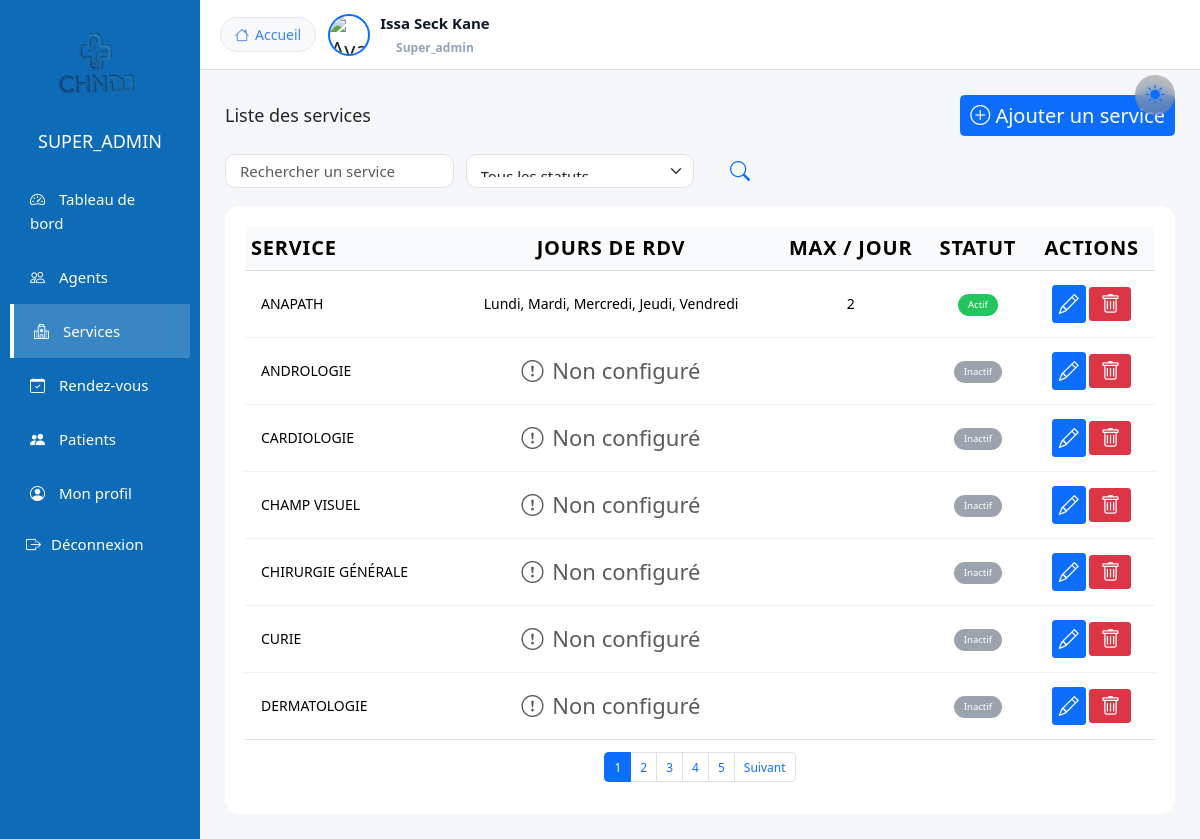
Screenshot of /views/admin.php?page=services (signed in) with the database file from the repository.
### tables this page shows
CREATE TABLE `agent` (
  `id` int(11) NOT NULL,
  `username` varchar(30) NOT NULL,
  `photo` varchar(255) DEFAULT NULL,
  `email` varchar(150) DEFAULT NULL,
  `prenom_agent` varchar(50) NOT NULL,
  `nom_agent` varchar(30) NOT NULL,
  `telephone_agent` varchar(20) NOT NULL,
  `password` varchar(255) NOT NULL,
  `status` int(11) NOT NULL,
  `role` enum('super_admin','admin','agent','medecin') NOT NULL,
  `created_at` datetime DEFAULT current_timestamp(),
  `updated_at` datetime DEFAULT current_timestamp() ON UPDATE current_timestamp(),
  `failed_attempts` int(11) NOT NULL DEFAULT 0,
  `locked_until` datetime DEFAULT NULL,
  `must_change_password` tinyint(1) DEFAULT 1
);

CREATE TABLE `service` (
  `codeService` varchar(6) NOT NULL,
  `designService` varchar(30) NOT NULL,
  `image` varchar(255) DEFAULT NULL,
  `description` text DEFAULT NULL
);

### views/admin.php (called while the page is built, shortened)
<?php
require 'admin_layout.php';

### views/services.php (the view, shortened to what this page needs)
<?php
$db = getConnection();
$search = $_GET['search'] ?? '';
$status = $_GET['status'] ?? '';
$limit = 7;
$pageNum = isset($_GET['p']) ? max(1, (int)$_GET['p']) : 1;
$offset = ($pageNum - 1) * $limit;
$countSql = "
    SELECT COUNT(DISTINCT s.codeService)
    FROM service s
    LEFT JOIN service_config sc ON sc.codeService = s.codeService
    WHERE s.designService LIKE :search
";
$countParams = ['search' => "%$search%"];
$stmtCount = $db->prepare($countSql);
$stmtCount->execute($countParams);
$totalServices = $stmtCount->fetchColumn();
$totalPages = ceil($totalServices / $limit);
$sql = "
    SELECT
        s.codeService,
        s.designService,
        sc.max_rdv_jour,
        sc.is_active,
        GROUP_CONCAT(DISTINCT sj.jour ORDER BY sj.jour SEPARATOR ', ') AS jours_rdv
    FROM service s
    LEFT JOIN service_config sc ON sc.codeService = s.codeService
    LEFT JOIN service_jour sj ON sj.codeService = s.codeService
    WHERE s.designService LIKE :search
";
$params = ['search' => "%$search%"];
$sql .= "
    GROUP BY s.codeService, s.designService, sc.max_rdv_jour, sc.is_active
    ORDER BY s.designService ASC
    LIMIT :limit OFFSET :offset
";
$stmt = $db->prepare($sql);
foreach ($params as $key => $value) {
    $stmt->bindValue(":$key", $value);
}
$stmt->bindValue(':limit', $limit, PDO::PARAM_INT);
$stmt->bindValue(':offset', $offset, PDO::PARAM_INT);
$stmt->execute();
$services = $stmt->fetchAll();
?>
<div class="d-flex justify-content-between align-items-center mb-4">
    <h4 class="mb-0">Liste des services</h4>
    <button class="btn btn-primary" data-bs-toggle="modal" data-bs-target="#addServiceModal">
        <i class="bi bi-plus-circle"></i> Ajouter un service
    </button>
</div>
<form method="GET" class="row g-3 align-items-center mb-4">
    <div class="col-md-3">
        <input
            type="text"
            name="search"
            class="form-control"
            placeholder="Rechercher un service"
            value="<?= htmlspecialchars($search) ?>"
        >
    </div>
    <div class="col-md-3">
        <select name="status" class="form-select">
            <option value="">Tous les statuts</option>
        </select>
    </div>
    <div class="col-md-1 d-grid">
        <button type="submit" class="btn  px-3" title="Rechercher" style="color: #0d6efd;">
          <i class="bi bi-search"></i>
        </button>
    </div>
</form>
<div
class="white">
<div class="card border-0 rounded-4">
  <div class="table-responsive">
    <table class="table table-hover align-middle mb-0 services-table">
      <thead class="text-uppercase small text-muted"  >
        <tr>
          <th>Service</th>
          <th class="text-center">Jours de RDV</th>
          <th class="text-center">Max / jour</th>
          <th class="text-center">Statut</th>
          <th class="text-center">Actions</th>
        </tr>
      </thead>
      <tbody>
            <?php foreach ($services as $service): ?>
            <tr>
              <td><?= htmlspecialchars($service['designService']) ?></td>
              <td class="text-center">
                <?= $service['jours_rdv']
                  ? htmlspecialchars($service['jours_rdv'])
                  : '<span class="text-muted"><i class="bi bi-exclamation-circle me-1"></i> Non configuré </span>'
                ?>
              </td>
              <td class="text-center"><?= $service['max_rdv_jour'] ?></td>
              <td class="text-center">
                  <?php if ($service['is_active'] == 1): ?>
                      <span class="badge rounded-pill bg-success">Actif</span>
                  <?php else: ?>
                      <span class="badge rounded-pill bg-secondary">Inactif</span>
                  <?php endif; ?>
              </td>
              <td class="text-center">
                <button
                  class="btn btn-sm btn-primary"
                  data-bs-toggle="modal"
                  data-bs-target="#editServiceModal<?= $service['codeService'] ?>"
                  title="Modifier le service">
                  <i class="bi bi-pencil"></i>
                </button>
                <form method="POST" class="d-inline"
                  onsubmit="return confirm('Supprimer définitivement ce service ?');">
                  <button
                    type="button"
                    class="btn btn-sm btn-danger"
                    data-bs-toggle="modal"
                    data-bs-target="#deleteServiceModal"
                    data-code="<?= $service['codeService'] ?>"
                    title="Supprimer le service">
                    <i class="bi bi-trash"></i>
                  </button>
                </form>
              </td>
            </tr>
  </div>
  <?php endforeach; ?>
<?php if ($totalPages > 1): ?>
<nav class="mt-3">
  <ul class="pagination justify-content-center">
    <?php for ($i = 1; $i <= $totalPages; $i++): ?>
      <li class="page-item <?= $i == $pageNum ? 'active' : '' ?>">
        <a class="page-link"
           href="?page=services&p=<?= $i ?>&search=<?= urlencode($search) ?>&status=<?= $status ?>">
          <?= $i ?>
        </a>
      </li>
    <?php endfor; ?>
    <?php if ($pageNum < $totalPages): ?>
      <li class="page-item">
        <a class="page-link"
           href="?page=services&p=<?= $pageNum+1 ?>&search=<?= urlencode($search) ?>&status=<?= $status ?>">
          Suivant
        </a>
      </li>
    <?php endif; ?>
  </ul>
</nav>
<?php endif; ?>

### views/admin_layout.php (shortened to what this page needs)
<?php
$page = isset($_GET['page']) ? $_GET['page'] : 'dashboard';
$db = getConnection();
$stmt = $db->prepare("
    SELECT prenom_agent, nom_agent, email, photo
    FROM agent
    WHERE id = ?
    LIMIT 1
");
$stmt->execute([$_SESSION['user_id']]);
$admin = $stmt->fetch(PDO::FETCH_ASSOC);
$path = '../assets/img/' . $admin['photo'];
$avatar = file_exists($path)
    ? $path . '?v=' . filemtime($path)
    : '../assets/img/avatar.jpg';
$stmt = $db->prepare("
    SELECT prenom_agent, nom_agent, email, telephone_agent, photo
    FROM agent
    WHERE id = ?
    LIMIT 1
");
$stmt->execute([$_SESSION['user_id']]);
$admin = $stmt->fetch(PDO::FETCH_ASSOC);
$prenom = $admin['prenom_agent'] ?? 'Admin';
$nom    = $admin['nom_agent'] ?? '';
?>
<!DOCTYPE html>
<html lang="fr">
<head>
    <link href="https://cdn.jsdelivr.net/npm/bootstrap@5.3.2/dist/css/bootstrap.min.css" rel="stylesheet">
    <link href="https://cdn.jsdelivr.net/npm/bootstrap-icons@1.11.1/font/bootstrap-icons.css" rel="stylesheet">
    <link
        rel="stylesheet"
        href="https://cdn.jsdelivr.net/npm/intl-tel-input@18.3.5/build/css/intlTelInput.css"
    />
    <link rel="stylesheet" href="/rendezvous/assets/css/admin.css">
</head>
<body class="<?= $page ?> dark">
    <main class="main-content">
<div class="dashboard-container">
    <aside class="sidebar">
        <div class="sidebar-header">
            <img src="../assets/img/logo.png" class="sidebar-logo">
            <h4><?= strtoupper($_SESSION['role']) ?></h4>
        </div>
        <ul class="sidebar-menu">
            <?php if ($_SESSION['role'] === 'super_admin'): ?>
                <li>
                    <a href="admin.php?page=dashboard">
                        <i class="bi bi-speedometer2"></i> Tableau de bord
                    </a>
                </li>
            <?php endif; ?>
            <?php if ($_SESSION['role'] === 'super_admin'): ?>
                <li>
                    <a href="admin.php?page=agents"
                    class="<?= ($page == 'agents' ? 'active' : '') ?>">
                        <i class="bi bi-people"></i> Agents
                    </a>
                </li>
            <?php endif; ?>
            <?php if (in_array($_SESSION['role'], ['super_admin','admin'])): ?>
                <li>
                    <a href="admin.php?page=services"
                    class="<?= ($page == 'services' ? 'active' : '') ?>">
                        <i class="bi bi-hospital"></i> Services
                    </a>
                </li>
            <?php endif; ?>
            <li>
                <a href="admin.php?page=rendezvous"
                class="<?= ($page == 'rendezvous' ? 'active' : '') ?>">
                    <i class="bi bi-calendar-check"></i> Rendez-vous
                </a>
            </li>
            <li>
                <a href="admin.php?page=patients"
                class="<?= ($page == 'patients' ? 'active' : '') ?>">
                    <i class="bi bi-people-fill"></i> Patients
                </a>
            </li>
            <li>
                <a href="admin.php?page=profile"
                class="<?= ($page == 'profile' ? 'active' : '') ?>">
                    <i class="bi bi-person-circle"></i> Mon profil
                </a>
            </li>
            <li class="sidebar-item logout-item">
                <form method="POST" action="logout.php">
                    <button type="submit" class="sidebar-link logout-link">
                        <i class="bi bi-box-arrow-right"></i>
                        <span>Déconnexion</span>
                    </button>
                </form>
            </li>
        </ul>
    </aside>
    <main class="main-content">
        <header class="topbar">
            <div class="theme-toggle-dashboard" onclick="toggleDashboardTheme()">
                <i id="dashboardThemeIcon" class="bi bi-sun-fill"></i>
            </div>
            <div class="d-flex align-items-center gap-3">
                <a href="admin.php?page=accueil" class="btn btn-light btn-sm">
                    <i class="bi bi-house"></i> Accueil
                </a>
                <div class="profile-trigger" id="profileMenuBtn">
                    <img
                        src="<?= $avatar ?>"
                        class="topbar-avatar profile-preview"
                        alt="Avatar"
                    >
                    <div class="topbar-user">
                        <span class="topbar-name">
                            <?= htmlspecialchars($prenom . ' ' . $nom) ?>
                        </span>
                        <small class="topbar-role"><?= ucfirst($_SESSION['role']) ?></small>
                    </div>
                </div>
            </div>
        </header>
        <section class="content-wrapper">
            <?php
                $file = $page . ".php";
                if (file_exists($file)) {
                    require $file;
                } else {
                    echo "<div class='alert alert-danger'>Page introuvable : $file</div>";
                }
            ?>
    </main>
</body>
</html>

### rows the page displays
agent: prenom_agent+nom_agent "Issa Seck Kane"
service: designService "ANAPATH", jours_rdv "Lundi, Mardi, Mercredi, Jeudi, Vendredi", max_rdv_jour "2", shows "Actif"
service: designService "ANDROLOGIE", shows "Non configuré", shows "Inactif"
service: designService "CARDIOLOGIE", shows "Non configuré", shows "Inactif"
service: designService "CHAMP VISUEL", shows "Non configuré", shows "Inactif"
service: designService "CHIRURGIE GÉNÉRALE", shows "Non configuré", shows "Inactif"
service: designService "CURIE", shows "Non configuré", shows "Inactif"
service: designService "DERMATOLOGIE", shows "Non configuré", shows "Inactif"

### other values shown
$_SESSION['role'] "SUPER_ADMIN"
$_SESSION['role'] "Super_admin"
